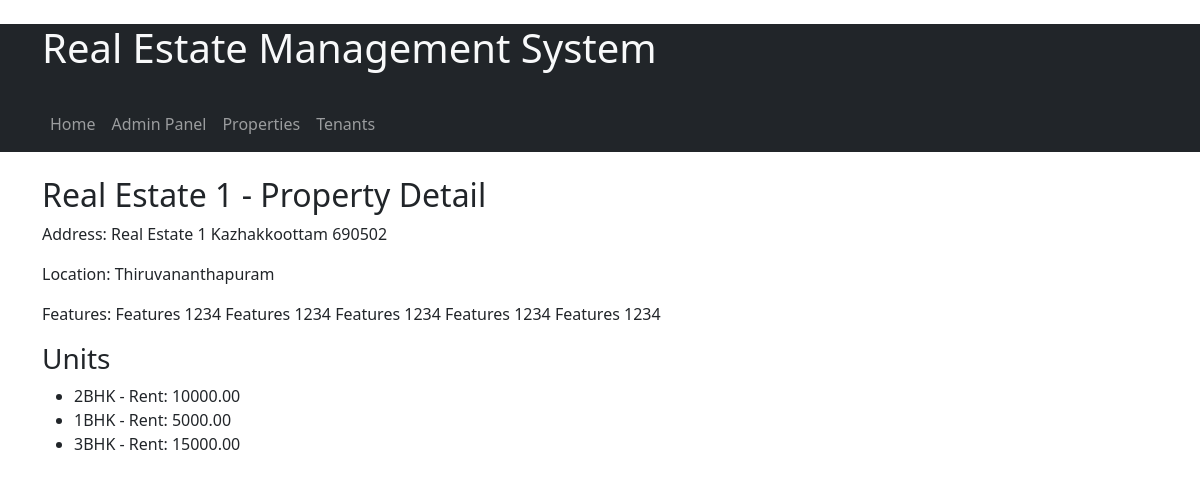
Screenshot of /properties/1/ with the database file from the repository.
### real_estate/models.py (models this page shows)
class Property(models.Model):
    class Meta:
        verbose_name_plural = "Properties"
    name = models.CharField(max_length=255)
    address = models.TextField()
    location = models.CharField(max_length=255)
    features = models.TextField()

class Unit(models.Model):
    property = models.ForeignKey(Property, on_delete=models.CASCADE)
    rent_cost = models.DecimalField(max_digits=10, decimal_places=2)
    bedroom_type = models.CharField(max_length=10, choices=[('1BHK', '1BHK'), ('2BHK', '2BHK'), ('3BHK', '3BHK'), ('4BHK', '4BHK')])

### real_estate/views.py (the view)
# urls.py: path('properties/<int:property_id>/', views.property_detail, name='property_detail'),
def property_detail(request, property_id):
    property = Property.objects.get(id=property_id)
    units = Unit.objects.filter(property=property)
    return render(request, 'property_detail.html', {'property': property, 'units': units})

### real_estate/templates/property_detail.html
{% extends 'base.html' %}
{% block content %}
  <h2>{{ property.name }} - Property Detail</h2>
  <p>Address: {{ property.address }}</p>
  <p>Location: {{ property.location }}</p>
  <p>Features: {{ property.features }}</p>
  <h3>Units</h3>
  <ul>
    {% for unit in units %}
      <li>{{ unit.bedroom_type }} - Rent: {{ unit.rent_cost }}</li>
    {% endfor %}
  </ul>
{% endblock %}

### real_estate/templates/base.html (shortened to what this page needs)
<!DOCTYPE html>
<html lang="en">
<head>
    <link href="https://cdn.jsdelivr.net/npm/bootstrap@5.0.2/dist/css/bootstrap.min.css" rel="stylesheet">
</head>
<body>
    <header class="bg-dark text-light">
        <div class="container">
            <h1 class="my-4">Real Estate Management System</h1>
            <nav class="navbar navbar-expand-lg navbar-dark bg-dark">
                <div class="collapse navbar-collapse" id="navbarNav">
                    <ul class="navbar-nav">
                        <li class="nav-item">
                            <a class="nav-link" href="{% url 'home' %}">Home</a>
                        </li>
                        <li class="nav-item">
                            <a class="nav-link" href="{% url 'admin:index' %}" target="_blank">Admin Panel</a>
                        </li>
                        <li class="nav-item">
                            <a class="nav-link" href="{% url 'property_list' %}">Properties</a>
                        </li>
                        <li class="nav-item">
                            <a class="nav-link" href="{% url 'tenant_list' %}">Tenants</a>
                        </li>
                    </ul>
                </div>
            </nav>
        </div>
    </header>
    <main class="container my-4">
        {% block content %}
        {% endblock %}
    </main>
</body>
</html>

### rows the page displays
Property: name "Real Estate 1", address "Real Estate 1 Kazhakkoottam 690502", location "Thiruvananthapuram", features "Features 1234 Features 1234 Features 1234 Features 1234 Features 1234"
Unit: bedroom_type "2BHK", rent_cost "10000.00"
Unit: bedroom_type "1BHK", rent_cost "5000.00"
Unit: bedroom_type "3BHK", rent_cost "15000.00"
